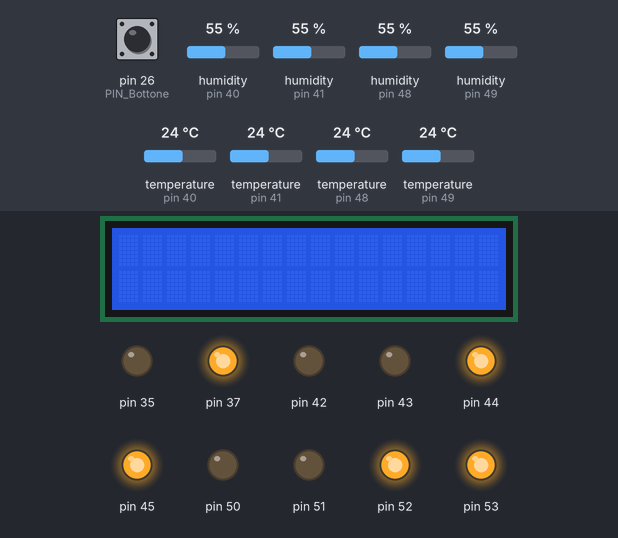
The sketch below on a simulated Arduino Mega 2560, built with avr-gcc and run on an emulated ATmega2560. On the bench: 16×2 character LCD, output pins drawn as LEDs (lit = HIGH). The inputs (shaded band) are chosen by the test bench; at power-on: pin 26 (PIN_Bottone) LOW, humidity (sensors on pin 40, pin 41, pin 48, pin 49) 55 %, temperature (sensors on pin 40, pin 41, pin 48, pin 49) 24 °C. What the sketch prints to the serial monitor is not drawn.

Above: at 1.2 s.
1.3 s: pin 26 (PIN_Bottone) pulled HIGH for 3.2 s
At 3.8 s:
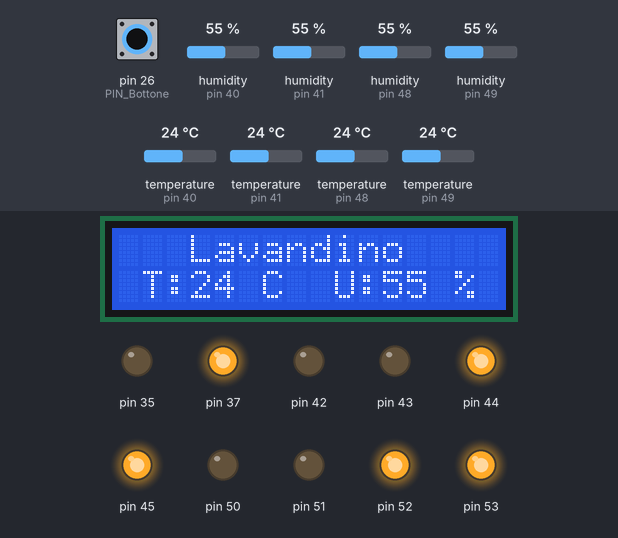
At 5.5 s:
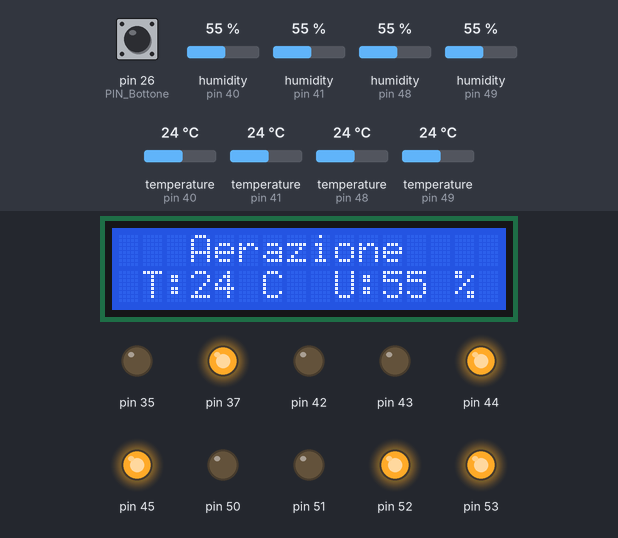
6.0 s: pin 26 (PIN_Bottone) pulled HIGH for 1.2 s
At 7.4 s:
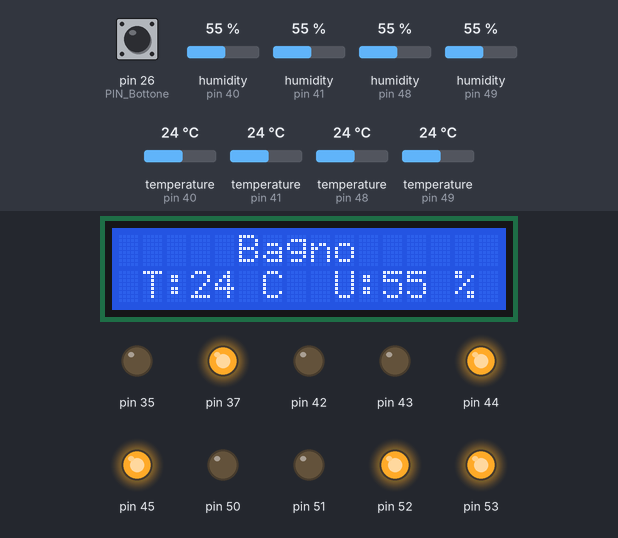
Timing chart, 0 to 9.0 s (numbered marks = the images above; inputs shaded):
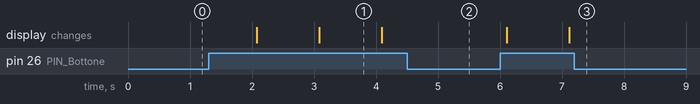

The sketch:

arduino-humidity-control.ino
```cpp
#include <LiquidCrystal.h>
const int rs = 12, en = 11, d4 = 5, d5 = 4, d6 = 3, d7 = 2;
LiquidCrystal lcd(rs, en, d4, d5, d6, d7);

#include <Adafruit_Sensor.h>
#include <DHT.h>
#include <DHT_U.h>

#define DHTPIN_Lavanderia   48
#define DHTPIN_Bagno        49
#define DHTPIN_Lavandino    40
#define DHTPIN_Aerazione    41
#define DHTPIN_Stufa        32

#define DHTTYPE           DHT11     // DHT 11
//#define DHTTYPE           DHT22     // DHT 22 (AM2302)
//#define DHTTYPE           DHT21     // DHT 21 (AM2301)

#define PIN_Bottone         26

int contatore = 0;

String nomi_sensori[] = {"Lavanderia", "Bagno", "Lavandino", "Aerazione", "Stufa"};
DHT_Unified dhts[5] = {DHT_Unified(DHTPIN_Lavanderia,DHTTYPE), DHT_Unified(DHTPIN_Bagno,DHTTYPE), DHT_Unified(DHTPIN_Lavandino,DHTTYPE), DHT_Unified(DHTPIN_Aerazione,DHTTYPE), DHT_Unified(DHTPIN_Stufa,DHTTYPE)};

sensors_event_t events[5] = {sensors_event_t(), sensors_event_t(), sensors_event_t(), sensors_event_t(), sensors_event_t()};
uint32_t delayMS;

void setup() {

  lcd.begin(16, 2);
  Serial.begin(9600);
  for(int i = 0; i < 5; i++){
    dhts[i].begin();
  }

  pinMode(53,OUTPUT);
  pinMode(51,OUTPUT);
  pinMode(52,OUTPUT);
  pinMode(50,OUTPUT);
  pinMode(44,OUTPUT);
  pinMode(42,OUTPUT);
  pinMode(45,OUTPUT);
  pinMode(43,OUTPUT);
  pinMode(37,OUTPUT);
  pinMode(35,OUTPUT);

  pinMode(PIN_Bottone, INPUT);

  pinMode(49,INPUT);
  pinMode(48,INPUT);
  pinMode(41,INPUT);
  pinMode(40,INPUT);
  pinMode(33,INPUT);

  digitalWrite(53,1);
  digitalWrite(51,0);
  digitalWrite(52,1);
  digitalWrite(50,0);
  digitalWrite(44,1);
  digitalWrite(42,0);
  digitalWrite(45,1);
  digitalWrite(43,0);
  digitalWrite(37,1);
  digitalWrite(35,0);

  Serial.println("Inizializzazione...");
}

void loop() {

  int buttonState = digitalRead(PIN_Bottone);

  if(buttonState == HIGH){
    contatore = (contatore + 1) % 4;

    delay(delayMS);

    lcd.clear();
    lcd.setCursor(0, 0);

    lcd.print("");
    for(int a = 0; a < centerString(nomi_sensori[contatore]); a++){
      lcd.print(" ");
    }
    lcd.print(nomi_sensori[contatore]);

    lcd.setCursor(0,1);

    sensors_event_t event;

    dhts[contatore].temperature().getEvent(&event);
    if (isnan(event.temperature)) {
      Serial.println("Error reading temperature!");
    } else {
      lcd.print(" T:");
      lcd.print((int)event.temperature);
      lcd.print(" C ");
    }

    dhts[contatore].humidity().getEvent(&event);
    if (isnan(event.relative_humidity)) {
      Serial.println("Error reading humidity!");
    } else {
      lcd.print(" U:");
      lcd.print((int)event.relative_humidity);
      lcd.print(" %");
    }
  }

  delay(1000);
}

int centerString(String nome){
  int wordL = nome.length(),  L = 16;
  return (L - wordL) / 2;
}
```

Measured:
- after the input at 1.3 s, the display: first changes after 0.77 s (image 1 shows a later state)
- after the input at 6.0 s, the display: first changes after 0.11 s (image 3 shows a later state)
- what the display in image 1 shows lasts 1.0 s, from 3.1 s to 4.1 s
